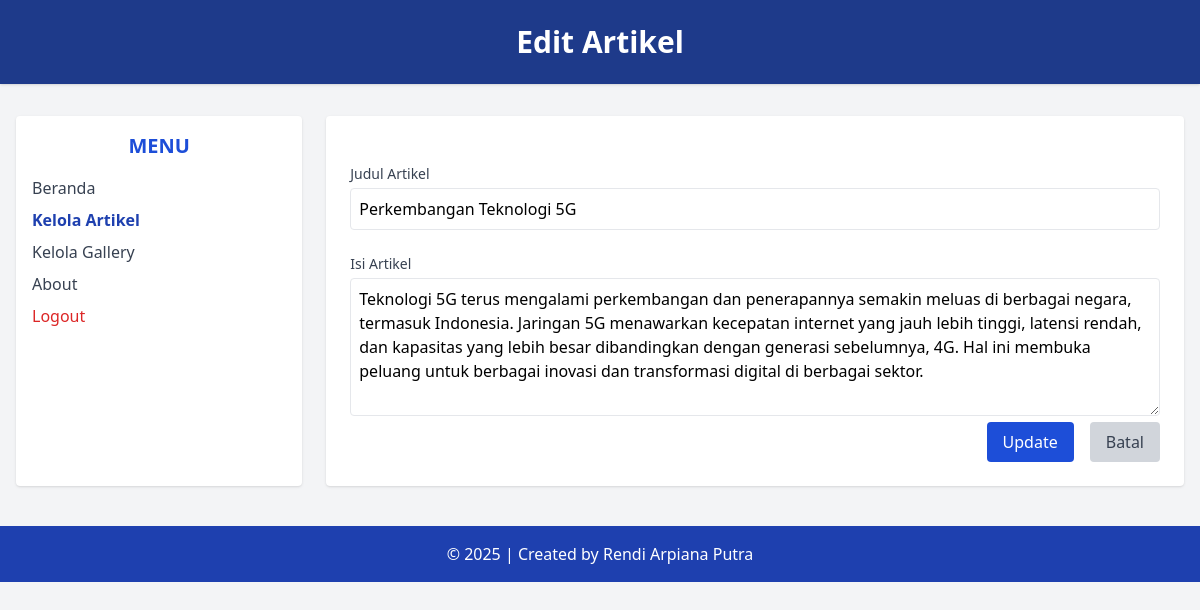
Page /admin/edit_pesan.php?id_artikel=6 (signed in) on the committed database.
### tables this page shows
CREATE TABLE `tbl_artikel` (
  `id_artikel` int(5) NOT NULL AUTO_INCREMENT,
  `nama_artikel` text DEFAULT NULL,
  `isi_artikel` text DEFAULT NULL,
  PRIMARY KEY (`id_artikel`)
);

### admin/edit_pesan.php (the view, shortened to what this page needs)
<?php
include('../koneksi.php');
$id = $_GET['id_artikel'];
$sql = "SELECT * FROM tbl_artikel WHERE id_artikel = '$id'";
$query = mysqli_query($db, $sql);
$data = mysqli_fetch_array($query);
?>
<!DOCTYPE html>
<html lang="en">
<head>
    <script src="https://cdn.tailwindcss.com"></script>
</head>
<body class="bg-gray-100 min-h-screen">
    <header class="bg-blue-900 text-white text-center py-6 shadow">
        <h1 class="text-3xl font-bold">Edit Artikel</h1>
    </header>
    <div class="flex max-w-7xl mx-auto mt-8 px-4">
        <aside class="w-1/4 bg-white rounded shadow p-4">
            <h2 class="text-xl font-semibold text-blue-700 mb-4 text-center">MENU</h2>
            <ul class="space-y-2 text-gray-700">
                <li><a href="beranda_admin.php" class="block hover:text-blue-600">Beranda</a></li>
                <li><a href="data_artikel.php" class="block font-semibold text-blue-800">Kelola Artikel</a></li>
                <li><a href="data_gallery.php" class="block hover:text-blue-600">Kelola Gallery</a></li>
                <li><a href="about.php" class="block hover:text-blue-600">About</a></li>
                <li>
                    <a href="logout.php" onclick="return confirm('Apakah anda yakin ingin keluar?');"
                        class="block text-red-600 hover:underline font-medium">Logout</a>
                </li>
            </ul>
        </aside>
        <main class="w-3/4 bg-white rounded shadow p-6 ml-6">
            <form action="proses_edit_artikel.php" method="post" class="space-y-6">
                <div>
                    <label for="nama_artikel" class="block text-sm font-medium text-gray-700 mb-1">Judul Artikel</label>
                    <input type="text" id="nama_artikel" name="nama_artikel" required
                        value="<?php echo htmlspecialchars($data['nama_artikel']); ?>"
                        class="w-full p-2 border rounded focus:outline-none focus:ring focus:border-blue-500">
                </div>
                <div>
                    <label for="isi_artikel" class="block text-sm font-medium text-gray-700 mb-1">Isi Artikel</label>
                    <textarea id="isi_artikel" name="isi_artikel" rows="5" required
                        class="w-full p-2 border rounded focus:outline-none focus:ring focus:border-blue-500"><?php echo htmlspecialchars($data['isi_artikel']);
                        ?></textarea>
                    <div>
                        <div class="flex justify-end space-x-4">
                            <button type="submit"
                                class="bg-blue-700 text-white px-4 py-2 rounded hover:bg-blue-800 transition">Update</button>
                            <a href="data_artikel.php"
                                class="bg-gray-300 text-gray-700 px-4 py-2 rounded hover:bg-gray-400 transition">Batal</a>
                        </div>
            </form>
        </main>
    </div>
    <footer class="bg-blue-800 text-white text-center py-4 mt-10">
        &copy; <?php echo date('Y'); ?> | Created by Rendi Arpiana Putra
    </footer>
</body>
</html>

### rows in the picture
tbl_artikel: nama_artikel "Perkembangan Teknologi 5G", isi_artikel "Teknologi 5G terus mengalami perkembangan dan penerapannya semakin meluas di berbagai negara, termasuk Indonesia. Jaringan 5G menawarkan kecepatan internet yang jauh lebih tinggi, latensi rendah, dan kapasitas yang lebih besar dibandingkan dengan generasi sebelumnya, 4G. Hal ini membuka peluang untuk berbagai inovasi dan transformasi digital di berbagai sektor."
